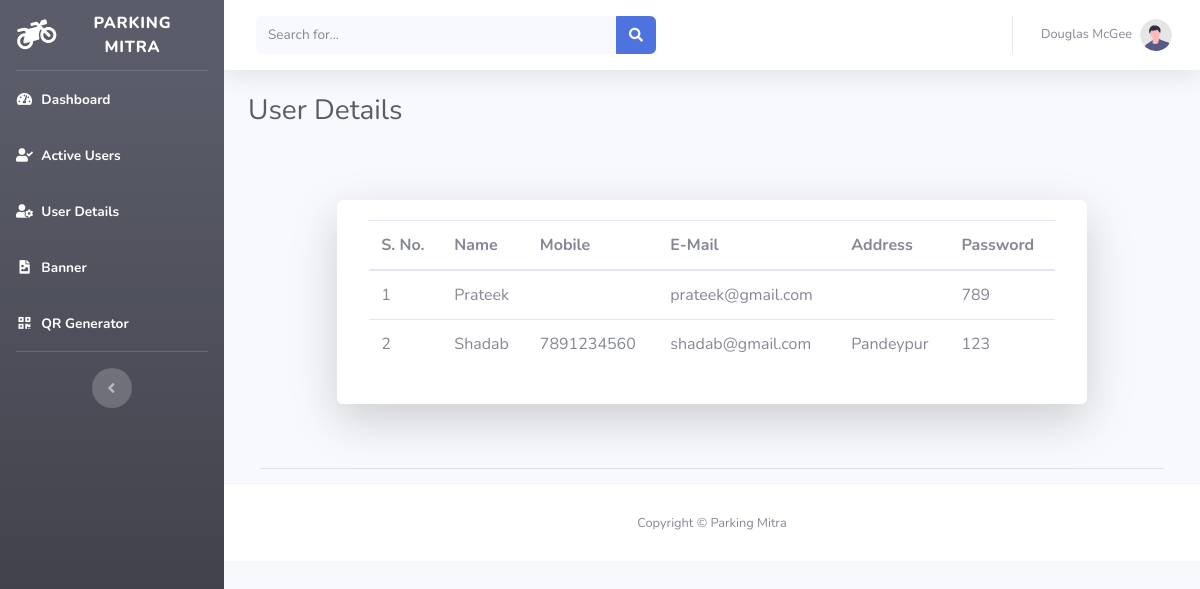
/ap/user_details.php, run on the app's committed database.
### tables this page shows
CREATE TABLE `user_details` (
  `id` int(100) NOT NULL,
  `name` varchar(100) NOT NULL,
  `mobile` varchar(11) DEFAULT NULL,
  `email` varchar(100) NOT NULL,
  `address` varchar(300) NOT NULL,
  `password` varchar(100) NOT NULL
);

### ap/register.php (the view, shortened to what this page needs)
<?php
class register
{
    private $conn;
    private $user_details = "user_details";
    public function __construct($db)
    {
        $this->conn = $db;
    }
    function read()
    {
        $result = $this->conn->prepare("SELECT * FROM $this->user_details ORDER BY id DESC");
        $result->execute();
        for ($i = 0; $row = $result->fetch(); $i++) { ?>
            <tr>
                <td><?php echo $i + 1; ?></td>
                <td><?php echo $row['name']; ?></td>
                <td><?php echo $row['mobile']; ?></td>
                <td><?php echo $row['email']; ?></td>
                <td><?php echo $row['address']; ?></td>
                <td><?php echo $row['password']; ?></td>
            </tr>
<?php
        }
    }
}
?>

### data on the page
user_details: name "Prateek", email "prateek@gmail.com", password "789"
user_details: name "Shadab", mobile "7891234560", email "shadab@gmail.com", address "Pandeypur", password "123"
